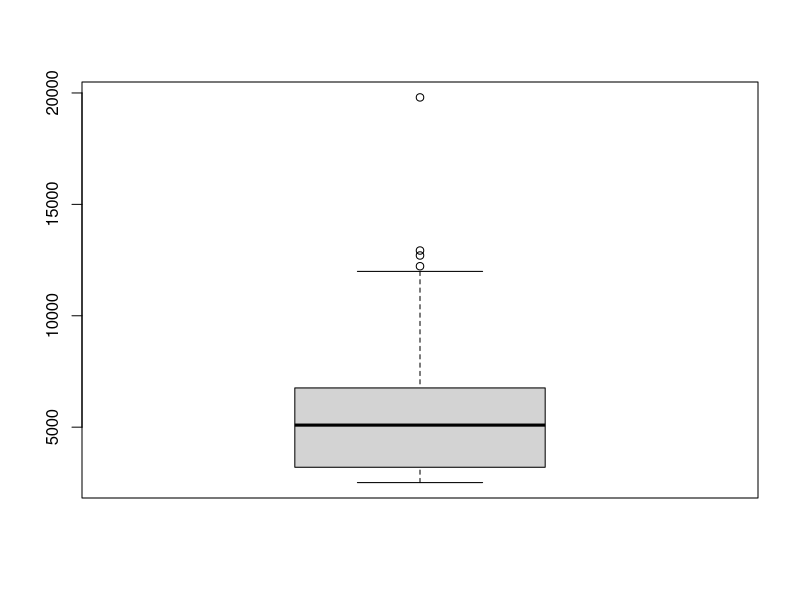
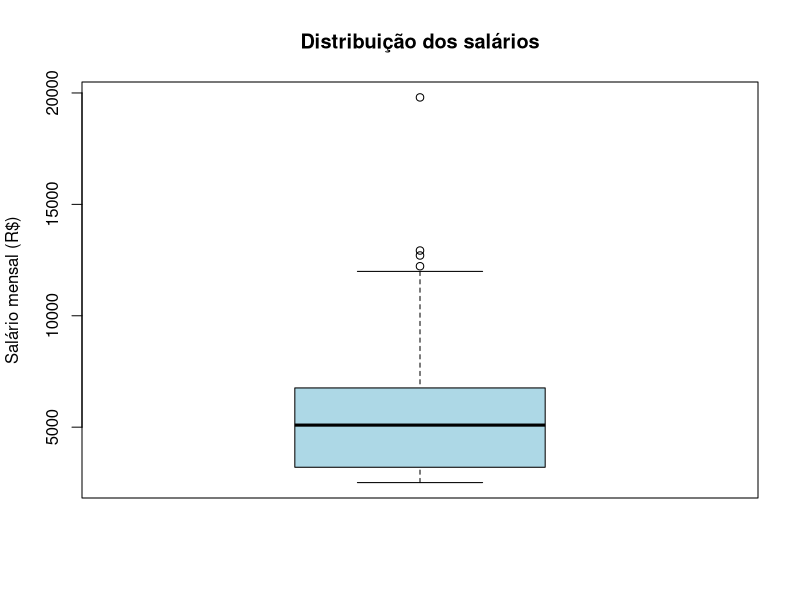
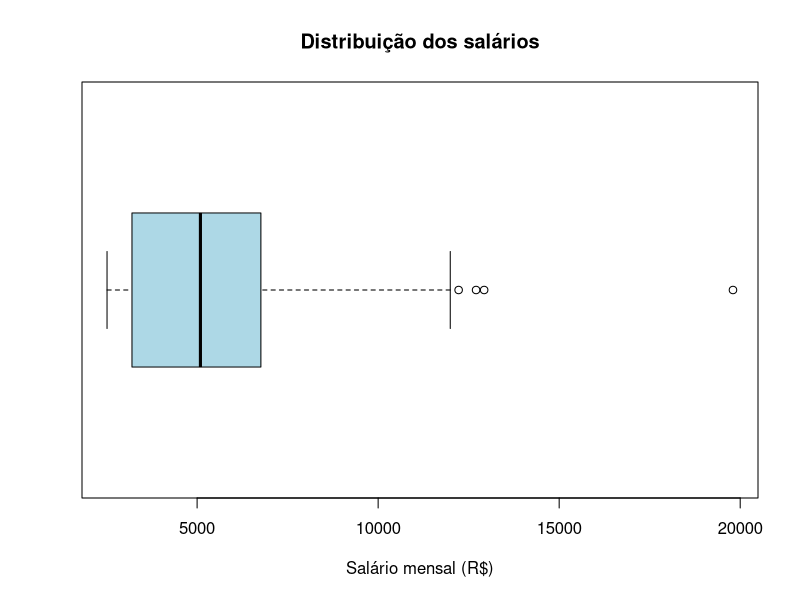
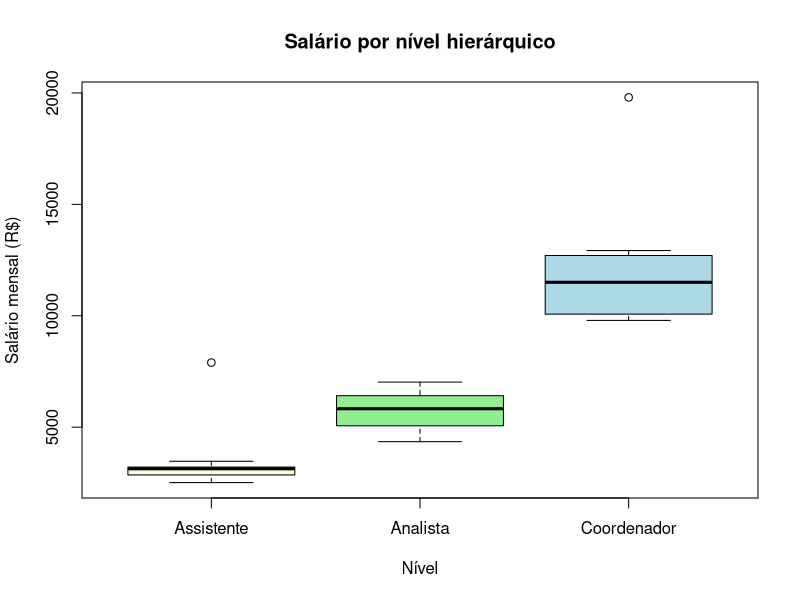
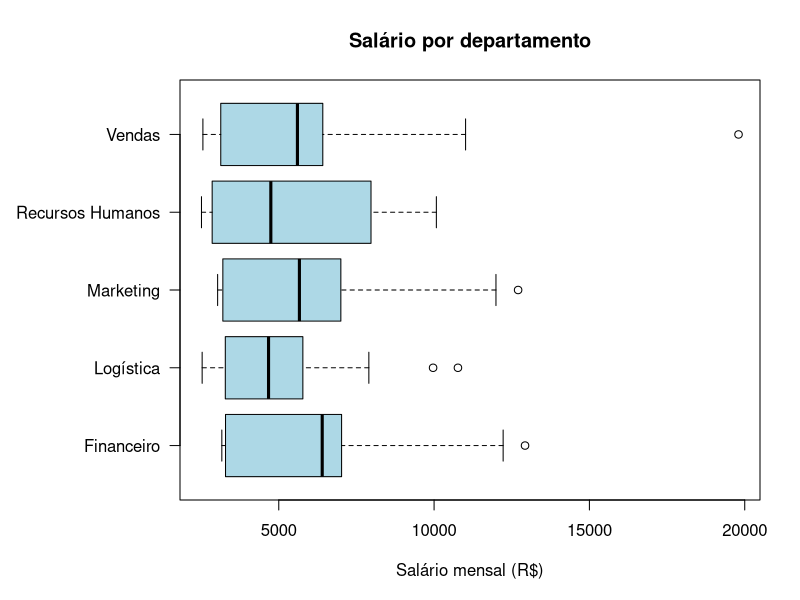
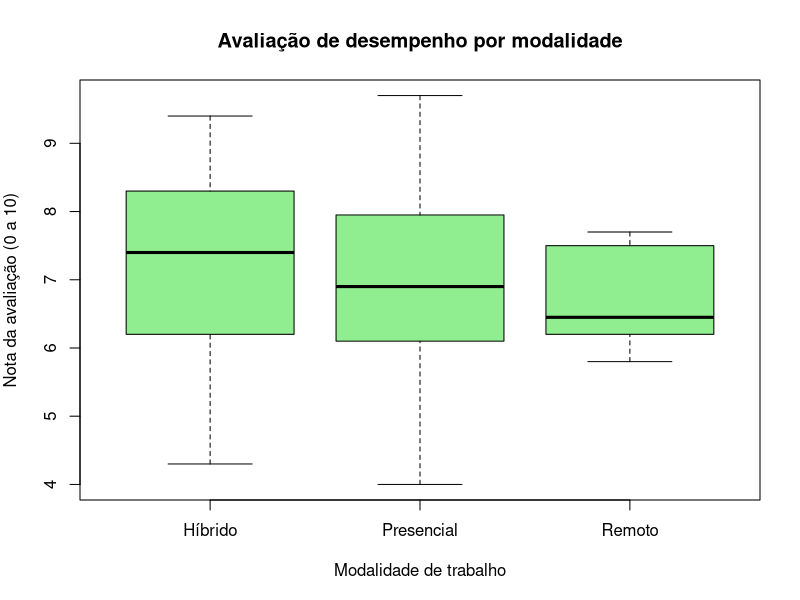
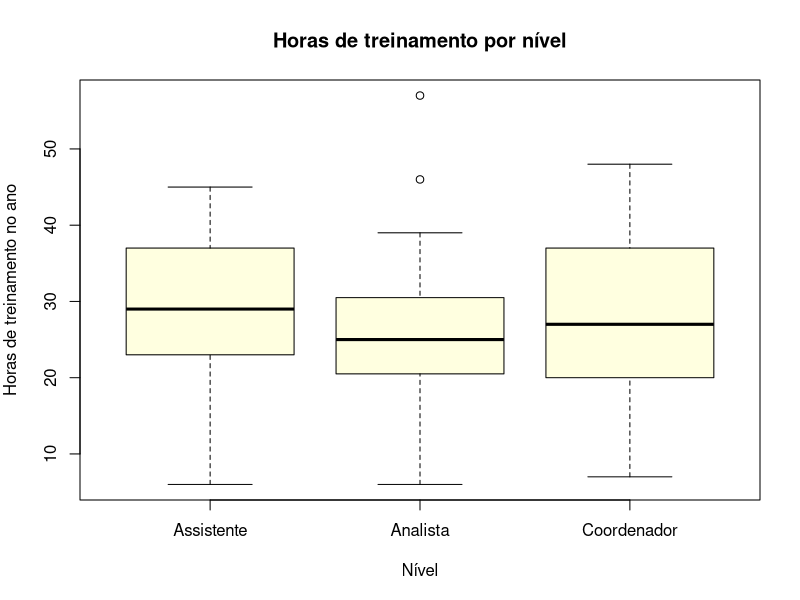
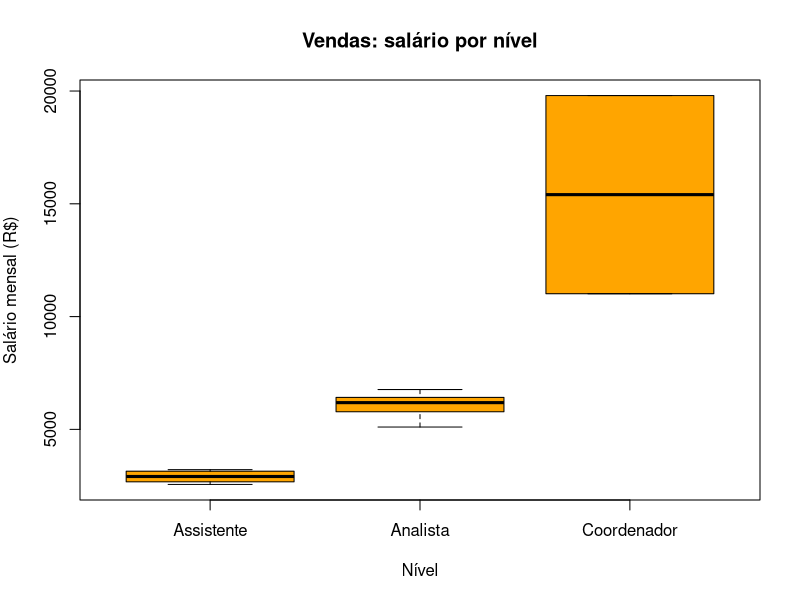

These figures' R source, in order:
#Aula 2 - Parte 3 - Box plots para análise

#O box plot (diagrama de caixa) mostra, em uma única figura, onde está
#o centro dos dados, quanto eles variam e se há valores atípicos.
#É muito útil para comparar grupos: salários entre áreas, vendas
#entre filiais, prazos de entrega entre fornecedores.

#Preparando os dados (os mesmos da Parte 1)

#Os vetores com os dados dos 60 funcionários são os mesmos da Parte 1.
#Cada vetor abaixo tem 60 elementos, um para cada funcionário, sempre
#na mesma ordem: o primeiro valor de cada vetor é do funcionário 1001,
#o segundo é do funcionário 1002, e assim por diante.
#Dica: selecione todo o bloco, do vetor matricula até o data.frame(),
#e rode de uma só vez com Ctrl + Enter.

matricula = 1001:1060 #Números de 1001 a 1060, em sequência

departamento = c("Vendas", "Recursos Humanos", "Logística", "Logística",
                 "Vendas", "Marketing", "Financeiro", "Vendas", "Vendas",
                 "Vendas", "Logística", "Marketing", "Vendas", "Vendas",
                 "Vendas", "Logística", "Logística", "Financeiro", "Vendas",
                 "Recursos Humanos", "Marketing", "Financeiro", "Vendas",
                 "Recursos Humanos", "Logística", "Financeiro", "Logística",
                 "Marketing", "Vendas", "Logística", "Vendas",
                 "Recursos Humanos", "Vendas", "Vendas", "Vendas",
                 "Marketing", "Financeiro", "Marketing", "Logística",
                 "Logística", "Marketing", "Logística", "Vendas",
                 "Recursos Humanos", "Recursos Humanos", "Logística",
                 "Financeiro", "Financeiro", "Recursos Humanos",
                 "Financeiro", "Recursos Humanos", "Financeiro", "Vendas",
                 "Marketing", "Marketing", "Financeiro", "Marketing",
                 "Logística", "Logística", "Vendas")

nivel = c("Assistente", "Coordenador", "Analista", "Analista", "Analista",
          "Coordenador", "Assistente", "Coordenador", "Assistente",
          "Analista", "Analista", "Analista", "Analista", "Analista",
          "Assistente", "Analista", "Assistente", "Assistente", "Assistente",
          "Analista", "Analista", "Analista", "Analista", "Assistente",
          "Analista", "Assistente", "Coordenador", "Assistente",
          "Assistente", "Assistente", "Analista", "Analista", "Coordenador",
          "Assistente", "Analista", "Coordenador", "Analista", "Assistente",
          "Assistente", "Analista", "Analista", "Assistente", "Assistente",
          "Assistente", "Assistente", "Assistente", "Analista", "Analista",
          "Analista", "Assistente", "Coordenador", "Coordenador", "Analista",
          "Assistente", "Assistente", "Coordenador", "Analista",
          "Coordenador", "Analista", "Analista")

modalidade = c("Híbrido", "Remoto", "Presencial", "Presencial", "Híbrido",
               "Híbrido", "Híbrido", "Híbrido", "Híbrido", "Híbrido",
               "Presencial", "Híbrido", "Presencial", "Híbrido", "Híbrido",
               "Presencial", "Presencial", "Híbrido", "Presencial",
               "Presencial", "Remoto", "Remoto", "Presencial", "Híbrido",
               "Presencial", "Híbrido", "Presencial", "Presencial",
               "Híbrido", "Presencial", "Presencial", "Híbrido", "Híbrido",
               "Híbrido", "Híbrido", "Híbrido", "Presencial", "Presencial",
               "Presencial", "Presencial", "Presencial", "Híbrido",
               "Híbrido", "Híbrido", "Presencial", "Presencial",
               "Presencial", "Híbrido", "Presencial", "Presencial", "Remoto",
               "Remoto", "Presencial", "Híbrido", "Presencial", "Remoto",
               "Híbrido", "Presencial", "Presencial", "Híbrido")

tempo_empresa = c(9.5, 7, 10.3, 2.8, 13.5, 15, 3.1, 13.8, 8.4, 14.7, 2.6,
                  1.4, 14.3, 11.5, 3.5, 2.1, 6.4, 5.9, 14.5, 13.2, 6.9, 12.5,
                  11.8, 6.5, 5.2, 5.5, 13, 8.7, 3.4, 8.5, 2.3, 0.6, 13.1,
                  4.6, 13.9, 18.8, 2.3, 7.2, 9.3, 9.1, 6.1, 13.1, 2.2, 2.8,
                  9.8, 3.1, 11.9, 6.6, 1, 5.8, 8.8, 10.7, 3.6, 11.8, 6.6,
                  15.8, 11.7, 10, 4.3, 11)

salario = c(3157.8, 9791.43, 5775.89, 4469.97, 5780.78, 12704.88, 3286.08,
            11013.83, 3212.56, 6086.79, 4387.04, 5502.17, 6766.26, 6756.88,
            2557.94, 4348.67, 2533.79, 3167.14, 3132.59, 6147.4, 5906.33,
            7022.49, 6408.51, 2813.35, 4872.25, 3468.69, 10767.71, 3032,
            2602.67, 3094.7, 5103.11, 4446.08, 19800, 2909.86, 6417.65,
            11991.81, 6316.46, 3129.3, 3279.08, 5080.07, 5827.24, 3202.04,
            2745.22, 2512.35, 2898.96, 7900, 6888.62, 6480.87, 5043.23,
            3204.46, 10073.43, 12223, 5421.31, 3359.38, 3199.9, 12927.9,
            6998.67, 9967.85, 4945.96, 6185.59)

horas_treinamento = c(38, 32, 6, 28, 11, 39, 35, 17, 31, 10, 11, 27, 23, 32,
                      14, 30, 29, 36, 10, 29, 26, 30, 57, 34, 35, 13, 23, 26,
                      18, 27, 24, 37, 48, 30, 22, 20, 21, 23, 27, 14, 22, 38,
                      45, 41, 6, 40, 20, 39, 31, 45, 37, 31, 21, 23, 29, 7,
                      25, 21, 18, 46)

avaliacao = c(8.6, 7.7, 6.1, 8.1, 6, 6.2, 7.1, 6.1, 8.4, 4.3, 6.9, 8.4, 6.9,
              7.7, 4.5, 6.6, 6.6, 6.1, 5.7, 5.9, 6.5, 7.5, 8.6, 7.3, 6.1,
              7.5, 6.6, 5.8, 6.4, 6.1, 6, 7.7, 8.6, 7.9, 6.9, 6.4, 7.2, 7.8,
              9.7, 7, 6.3, 7.6, 9.4, 8.3, 4, 8.7, 8.1, 7.9, 8, 8.7, 6.2, 6.4,
              7.9, 6.2, 6.9, 5.8, 5.2, 5.8, 7.4, 8.9)

funcionarios = data.frame(matricula, departamento, nivel, modalidade,
                          tempo_empresa, salario, horas_treinamento,
                          avaliacao)

funcionarios$departamento = factor(funcionarios$departamento)
funcionarios$nivel = factor(funcionarios$nivel,
                            levels = c("Assistente", "Analista", "Coordenador"))
funcionarios$modalidade = factor(funcionarios$modalidade)


#1. Os números por trás do box plot

#Quartis dividem os dados ordenados em quatro partes iguais:
#Q1 (25%), mediana ou Q2 (50%) e Q3 (75%)

quantile(funcionarios$salario)
median(funcionarios$salario)

#Amplitude interquartil (AIQ) = Q3 - Q1
#Mostra a faixa em que estão os 50% centrais dos salários

IQR(funcionarios$salario)

#summary() também mostra os quartis, junto com a média

summary(funcionarios$salario)


#2. Primeiro box plot

boxplot(funcionarios$salario)

#Melhorando a apresentação: título, rótulo do eixo e cor

boxplot(funcionarios$salario,
        main = "Distribuição dos salários",
        ylab = "Salário mensal (R$)",
        col = "lightblue")

#Como ler o gráfico:
#Linha grossa no meio da caixa: mediana
#Base e topo da caixa: Q1 e Q3 (a altura da caixa é a AIQ)
#Hastes: vão até o menor e o maior valor que não são atípicos
#Pontos isolados: valores atípicos (outliers)

#Versão horizontal

boxplot(funcionarios$salario,
        main = "Distribuição dos salários",
        xlab = "Salário mensal (R$)",
        col = "lightblue",
        horizontal = TRUE)


#3. Quem são os valores atípicos?

#Regra usada pelo box plot: é atípico o valor que fica acima de
#Q3 + 1,5 x AIQ ou abaixo de Q1 - 1,5 x AIQ

q1 = quantile(funcionarios$salario, 0.25)
q3 = quantile(funcionarios$salario, 0.75)
aiq = IQR(funcionarios$salario)

limite_superior = q3 + 1.5 * aiq
limite_inferior = q1 - 1.5 * aiq
limite_superior
limite_inferior

#Funcionários com salário acima do limite superior

subset(funcionarios, salario > limite_superior)

#O próprio R informa os valores atípicos que desenhou no gráfico

boxplot.stats(funcionarios$salario)$out

#Observação: o box plot calcula a caixa por um método muito parecido
#com o do quantile(). Em alguns conjuntos de dados os limites podem
#diferir ligeiramente, sem mudar a interpretação.

#Um valor atípico não é necessariamente um erro. Pode ser um
#coordenador com remuneração acima do padrão, um erro de digitação
#ou um caso que merece atenção do RH. Investigue antes de excluir.


#4. Comparando grupos com box plots

#O símbolo ~ significa "em função de": salário em função do nível

boxplot(salario ~ nivel, data = funcionarios,
        main = "Salário por nível hierárquico",
        xlab = "Nível",
        ylab = "Salário mensal (R$)",
        col = c("lightyellow", "lightgreen", "lightblue"))

#Salário por departamento, na horizontal, para os nomes caberem
#las = 1 deixa os nomes dos departamentos na horizontal
#par(mar = ...) aumenta a margem esquerda para os nomes longos

par(mar = c(5, 9, 4, 2))
boxplot(salario ~ departamento, data = funcionarios,
        main = "Salário por departamento",
        xlab = "Salário mensal (R$)",
        ylab = "",
        col = "lightblue",
        horizontal = TRUE,
        las = 1)
par(mar = c(5, 4, 4, 2)) #Volta as margens ao padrão

#Avaliação de desempenho por modalidade de trabalho

boxplot(avaliacao ~ modalidade, data = funcionarios,
        main = "Avaliação de desempenho por modalidade",
        xlab = "Modalidade de trabalho",
        ylab = "Nota da avaliação (0 a 10)",
        col = "lightgreen")

#Horas de treinamento por nível

boxplot(horas_treinamento ~ nivel, data = funcionarios,
        main = "Horas de treinamento por nível",
        xlab = "Nível",
        ylab = "Horas de treinamento no ano",
        col = "lightyellow")

#Para conferir a leitura do gráfico com números, use o aggregate()

aggregate(salario ~ nivel, data = funcionarios, FUN = median)
aggregate(avaliacao ~ modalidade, data = funcionarios, FUN = median)


#5. Box plot de um grupo selecionado

#Somente o departamento de Vendas, por nível

equipe_vendas = subset(funcionarios, departamento == "Vendas")

boxplot(salario ~ nivel, data = equipe_vendas,
        main = "Vendas: salário por nível",
        xlab = "Nível",
        ylab = "Salário mensal (R$)",
        col = "orange")

#Atenção: em Vendas há apenas dois coordenadores. Com tão poucas
#observações a caixa fica instável e deve ser lida com cautela.

table(equipe_vendas$nivel)


#6. Levando o gráfico para um relatório

#Depois de desenhar o gráfico, use o botão Export da aba Plots e escolha
#Copy to Clipboard para colar a figura no Word ou no PowerPoint.
